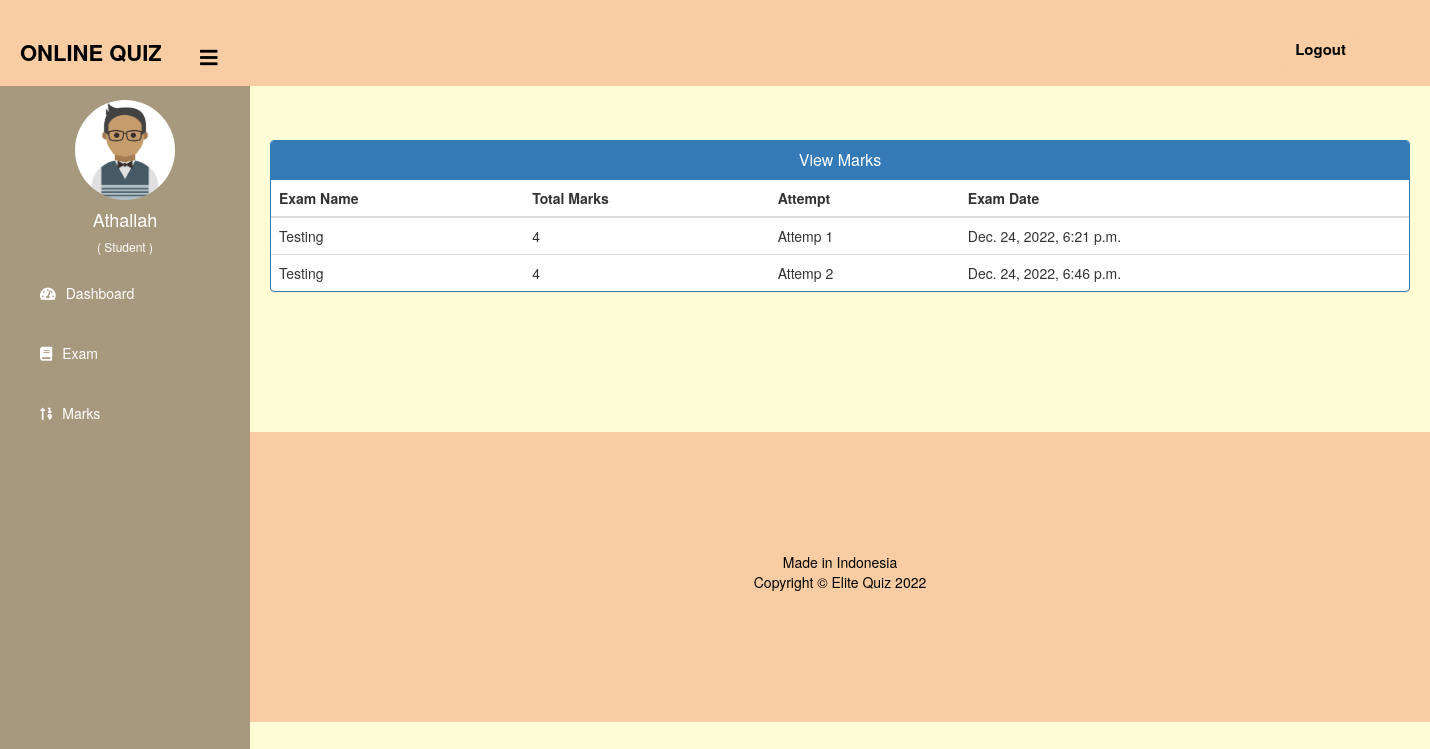
Screenshot of /student/check-marks/1 (signed in) with the database file from the repository.
### quiz/models.py (models this page shows)
class Result(models.Model):
    student = models.ForeignKey(Student,on_delete=models.CASCADE)
    exam = models.ForeignKey(Course,on_delete=models.CASCADE)
    marks = models.PositiveIntegerField()
    date = models.DateTimeField(auto_now=True)

class Course(models.Model):
   course_name = models.CharField(max_length=50)
   question_number = models.PositiveIntegerField()
   total_marks = models.PositiveIntegerField()
   def __str__(self):
        return self.course_name

### student/views.py (the view)
# urls.py: path('check-marks/<int:pk>', views.check_marks_view,name='check-marks'),
@login_required(login_url='studentlogin')
@user_passes_test(is_student)
def check_marks_view(request,pk):
    course=QMODEL.Course.objects.get(id=pk)
    student = models.Student.objects.get(user_id=request.user.id)
    results= QMODEL.Result.objects.all().filter(exam=course).filter(student=student)
    return render(request,'student/check_marks.html',{'results':results})

### student/views.py (called while the page is built)
def is_student(user):
    return user.groups.filter(name='STUDENT').exists()

### templates/student/check_marks.html (shortened to what this page needs)
{% extends 'student/studentbase.html' %}
{% block content %}
{%load static%}
<head>
  <link href="//netdna.bootstrapcdn.com/bootstrap/3.0.0/css/bootstrap.min.css" rel="stylesheet" id="bootstrap-css">
</head>
<br><br>
<div class="container">
  <div class="panel panel-primary">
    <div class="panel-heading">
      <h6 class="panel-title">View Marks</h6>
    </div>
    <table class="table table-hover" id="dev-table">
      <thead>
        <tr>
          <th>Exam Name</th>
          <th>Total Marks</th>
          <th>Attempt</th>
          <th>Exam Date</th>
        </tr>
      </thead>
      {% for t in results %}
      <tr>
        <td> {{t.exam}}</td>
        <td> {{t.marks}}</td>
        <td>Attemp {{ forloop.counter }}</td>
        <td> {{t.date}}</td>
      </tr>
      {% endfor %}
    </table>
  </div>
</div>
<br><br><br><br><br><br>
{% endblock content %}

### templates/student/studentbase.html (shortened to what this page needs)
<!DOCTYPE html>
{% load static %}
<html lang="en" dir="ltr">
<head>
  <link rel="stylesheet" href="https://cdnjs.cloudflare.com/ajax/libs/font-awesome/5.12.1/css/all.min.css">
</head>
<body>
  <header>
    <label for="check">
      <i style="left: 200px;margin-top: 17px; color: black;"class="fas fa-bars" id="sidebar_btn"></i>
    </label>
    <div class="left_area">
      <h3>Online Quiz</h3>
    </div>
    <div class="right_area">
      <a href="/logout" class="logout_btn">Logout</a>
    </div>
  </header>
  <div class="sidebar">
    <center>
      <img src="{% static "image/student.png" %}" class="profile_image" alt="">
      <h4>{{request.user.first_name}}</h4>
      <h6 style="color: rgb(255, 255, 255);">( Student )</h6>
    </center>
    <a href="/student/student-dashboard"><i class="fas fa-tachometer-alt"></i><span>Dashboard</span></a>
    <a href="/student/student-exam"><i class="fas fa-book"></i><span>Exam</span></a>
    <a href="/student/student-marks"><i class="fas fa-sort-numeric-up"></i><span>Marks</span></a>
  </div>
  <div class="content" style="background: #FFFCD6;">
    <br><br><br><br><br>
    {% block content %}
    {% endblock content %}
    {% include "quiz/footer.html" %}
  </div>
</body>
</html>

### templates/student/studentbase.html (style rules this page uses)
a:link { text-decoration: none; }
body { margin: 0; padding: 0; font-family: "Gill Sans", sans-serif;; }
header { position: fixed; background: #F8CDA3; padding: 20px; width: 100%; z-index: 1; }
.left_area h3 { color: rgb(0, 0, 0); margin: 0px; text-transform: uppercase; font-size: 22px; font-weight: 900; }
.logout_btn { padding: 5px 24px; background: #F8CDA3; text-decoration: none; float: right; margin-top: -30px; margin-right: 40px; border-radius: 20px; font-size: 15px; font-weight: 600; color: rgb(0, 0, 0); transition: 0.5s; }
.sidebar { background: #A7997E; margin-top: 70px; padding-top: 30px; position: fixed; left: 0; width: 250px; height: 100%; transition: 0.5s; transition-property: left; }
.sidebar .profile_image { width: 100px; height: 100px; border-radius: 100px; margin-bottom: 10px; }
.sidebar h4 { color: rgb(255, 255, 255); margin-top: 0; }
.sidebar a { color: #fff; display: block; width: 100%; line-height: 60px; text-decoration: none; padding-left: 40px; box-sizing: border-box; transition: 0.5s; }
.sidebar i { padding-right: 10px; }
label #sidebar_btn { z-index: 1; color: #fff; position: fixed; cursor: pointer; left: 300px; font-size: 20px; margin: 5px 0; transition: 0.5s; transition-property: color; }
.content { margin-left: 250px; background: url(background.png) no-repeat; background-position: center; background-size: cover; height: 100vh; transition: 0.5s; }

### templates/student/check_marks.html (style rules this page uses)
a:link { text-decoration: none; }
h6 { text-align: center; }

### rows the page displays
Result: exam "Testing", marks "4", date "Dec. 24, 2022, 6:21 p.m."
Result: exam "Testing", marks "4", date "Dec. 24, 2022, 6:46 p.m."

### other values shown
{{ request.user.first_name }} "Athallah"
